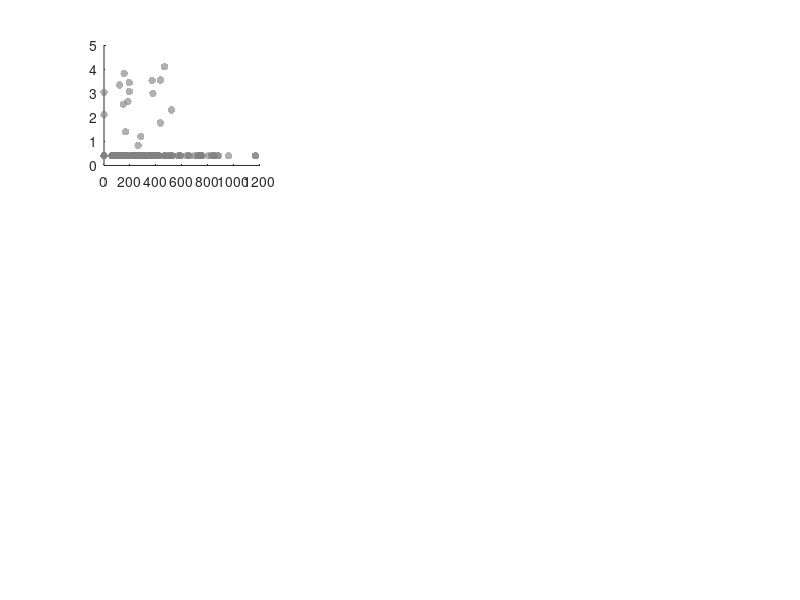

Here is the MATLAB script that generated this plot: (Note: this script raises an error after producing the figure.)
%%%%%%%%%%%%%%%%%%%%%%%%%%%%%%%%%%%%%%%%%%%%%%%%%%%%%%%%%%%%%%%%%%%%%%%%%
%%% Nearest neighbor distances for colonies at start of differentiation %
%%% (all densities combined)

clear all;
close all;
clc;


load('MicroscopyData.mat'); 

time=[0 10 20 30 40 50 60 70 80 90 96];
nSets=1;

    for d=1:size(data.dens,2)-1
        NND_final = [];
        areaFC_final = [];
            for r=1:size(data.dens(d).rep,2)
                iFoV{d,r}=data.dens(d).rep(r).FoV;
                Dead{d,r}=data.dens(d).rep(r).deadT;
                areaT=data.dens(d).rep(r).area;
                areaT=areaT.*(0.48^2);
                CoMx=data.dens(d).rep(r).CoMx;
                CoMy=data.dens(d).rep(r).CoMy;
                CoMx=CoMx.*0.48;
                CoMy=CoMy.*0.48;
                nSets=nSets+1;

                ind=1;
                i=1;
                FoVtest=iFoV{d,r};
                DeadTtest=Dead{d,r};

                    while ind<=size(FoVtest,2)
                    pFoV(i)=FoVtest(ind);
                    pDeadT(i)=mean(DeadTtest(1,ind:(ind+(FoVtest(ind)-1))),'omitnan');
                    CoMxTemp=CoMx(1,ind:(ind+(FoVtest(ind)-1)));
                    CoMyTemp=CoMy(1,ind:(ind+(FoVtest(ind)-1)));
                    areaFC=areaT(end,ind:(ind+(FoVtest(ind)-1)))./areaT(1,ind:(ind+(FoVtest(ind)-1)));
                    
                        for k=1:size(CoMxTemp,2)
                            for n=1:size(CoMxTemp,2)
                                dist(k,n)=sqrt(((CoMxTemp(k)-CoMxTemp(n)).^2)+((CoMyTemp(k)-CoMyTemp(n)).^2));
                                if dist(k,n)==0
                                    dist(k,n)=NaN;
                                end
                            end
                        end
                        
                    distance{d,r,i}=dist;
                    
                    for n=1:size(CoMxTemp,2)
                        NND(n)=min(dist(:,n));
                    end
                    
                    i=i+1;
                    ind=ind+FoVtest(ind);                    
                    NND_final = cat(2,NND_final,NND);
                    NND_final_matrix{d,r} = mean(NND);
                    areaFC_final = cat(2,areaFC_final,areaFC);
                    
                    
                    clear CoMxTemp CoMyTemp dist NND AreaFC;
                    end
                    SeedDens = [10000; 18000; 27000; 36000; 45000; 60000; 75000; 90000]';
                    SeedDens=SeedDens./1000;

                    clear NNDi areaT                   
                    
            end
             
    
        areaFC_final(isnan(areaFC_final))=4*10^-1;
        NND_final(isnan(NND_final))=0;
        figure(1)
        hold on
        subplot(3,3,d)
        hold on
        scatter(NND_final,areaFC_final,30,'filled','MarkerFaceAlpha',5/8,'MarkerFaceColor',[0.5 0.5 0.5]);
        [f,gof]=fit(NND_final',areaFC_final','poly1');
                
        corrPearson = corrcoef(NND_final,areaFC_final);
        rSquare = gof.rsquare; 

        hold on
        f_x = [10^1:1:8*10^1];
        plot(f_x,f.p2 + f.p1 .* f_x,'r-','LineWidth',2);
        hold on

        hold on
        box on

        set(gca, 'XScale', 'log');
        set(gca, 'YScale', 'log');
        set(gca,'XminorTick','off');
        set(gca,'YminorTick','off');
        set(gca,'TickLength',[0.05, 0.1]);
        set(gca,'LineWidth',1);
        set(gca,'XColor','k');
        set(gca,'YColor','k');
        xlim([10^1 10^3]);
        ylim([4*10^-1 2*10^2]);
        
        title(['R^2 = ', num2str(round(rSquare(1),5)), ' | \rho = ', num2str(round(corrPearson(1,2),3))]);
        
        figure(2)
        hold on
        subplot(3,3,d)
        hold on
        histogram(NND_final,15,'Normalization','probability','FaceAlpha',5/8,'FaceColor',[0.5 0.5 0.5]);
        
        hold on
        box on
        
        set(gca,'XminorTick','off');
        set(gca,'YminorTick','off');
        set(gca,'TickLength',[0.05, 0.1]);
        set(gca,'LineWidth',1);
        set(gca,'XColor','k');
        set(gca,'YColor','k');
        xlim([10^1 10^3]);
        ylim([0 0.3]);
        
        hold on
        xline(mean(NND_final),'-r','LineWidth',2);
        title(['n = ', num2str(size(NND_final,2)), ', mean = ', num2str(round(mean(NND_final),0))]);
        
        figure(3)
        
        SeedDens = [10000; 18000; 27000; 36000; 45000; 60000; 75000; 90000; 120000]./21';
        y(d) = mean(NND_final);
        sem(d) = std(cell2mat(NND_final_matrix(d,:)'),1,'omitnan');
        errorbar(SeedDens(d),mean(NND_final),std(cell2mat(NND_final_matrix(d,:)'),1,'omitnan'),'.k','MarkerSize',30);
%         errorbar(SeedDens(d),mean(NND_final),std(NND_final,1,'omitnan'),'.k','MarkerSize',30);
        xlim([0 100000./21]);
        ylim([0 500]);
        hold on

        
        clear NND_final areaFC_final f f_x corrPearson rSquare   

    end
    




    



